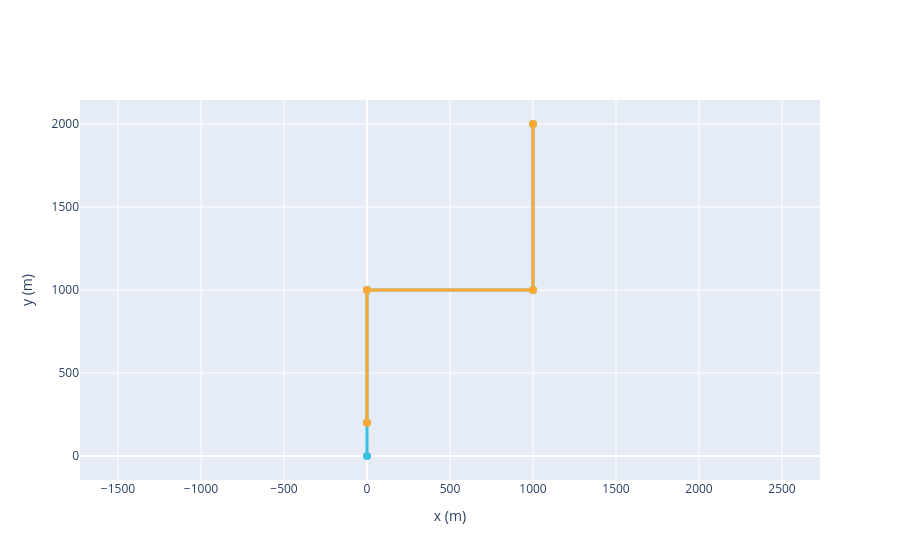

Source (notebook cell):
### Markdown cell above
Visualizing the geometry:

### Code cell
caso_base_vgl.plotar_geometria()

### Figure 1 — Plotly figure (JSON) as saved in the notebook; plotly's stock layout.template omitted (floating-point values rounded to 4 significant figures)
{"data": [{"hoverinfo": "text", "hovertext": ["ID: 3<br>Rótulo: Poço - Trecho sem acoplamento<br>idCorte: 2<br>Acoplamento Térmico: N/A", "ID: 0<br>Rótulo: Poço<br>idCorte: 0<br>Acoplamento Térmico: 1", "ID: 1<br>Rótulo: Flowline<br>idCorte: 1<br>Acoplamento Térmico: N/A", "ID: 2<br>Rótulo: Riser<br>idCorte: 1<br>Acoplamento Térmico: N/A"], "line": {"color": "#39C0E0", "width": 3}, "marker": {"color": "#39C0E0", "size": 8}, "mode": "lines+markers", "name": "Production", "type": "scatter", "x": [0, 1.225e-14, 6.123e-14, 1000.0, 1000.0], "y": [0, 200, 1000, 1000, 2000]}, {"hoverinfo": "text", "hovertext": ["ID: 0<br>Rótulo: Riser [SERVIÇO]<br>idCorte: 2<br>Acoplamento Térmico: 0", "ID: 1<br>Rótulo: Flowline [SERVIÇO]<br>idCorte: 2<br>Acoplamento Térmico: 0", "ID: 2<br>Rótulo: Anular do Poço [SERVIÇO]<br>idCorte: 3<br>Acoplamento Térmico: 1"], "line": {"color": "#FFA933", "width": 3}, "marker": {"color": "#FFA933", "size": 8}, "mode": "lines+markers", "name": "Service", "type": "scatter", "x": [1000.0, 1000.0, 1.137e-13, 6.47e-14], "y": [2000, 1000, 1000, 200]}], "layout": {"showlegend": false, "xaxis": {"scaleanchor": "y", "title": {"text": "x (m)"}}, "yaxis": {"scaleanchor": "x", "title": {"text": "y (m)"}}}}
